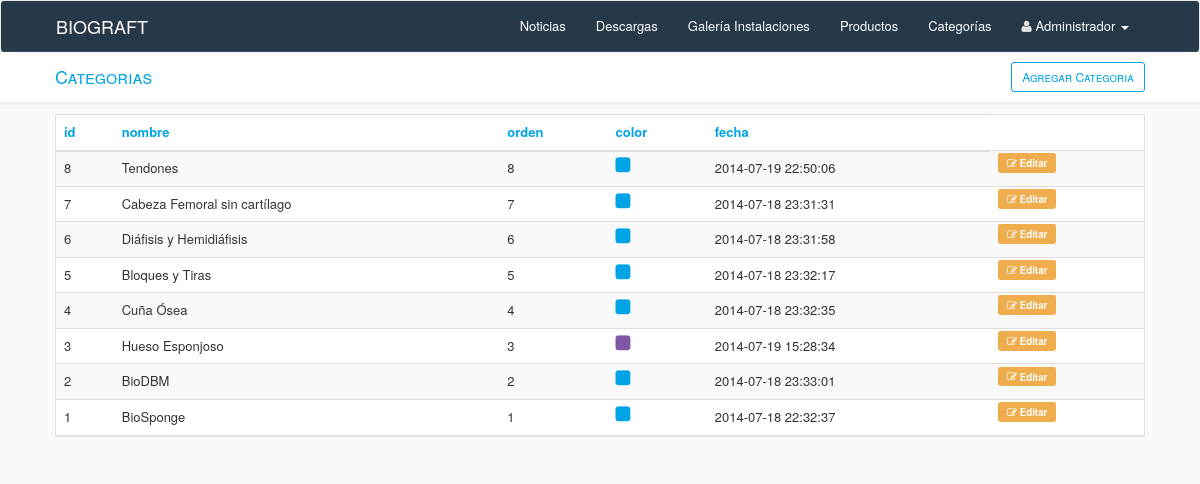
Page /categorias_admin.php on the committed database.
### tables this page shows
CREATE TABLE IF NOT EXISTS `categorias` (
  `id` int(255) NOT NULL auto_increment,
  `nombre` varchar(255) default NULL,
  `orden` int(255) default NULL,
  `color` varchar(255) default NULL,
  `fecha` timestamp NOT NULL default CURRENT_TIMESTAMP on update CURRENT_TIMESTAMP,
  PRIMARY KEY  (`id`)
);

### categorias_admin.php (the view, shortened to what this page needs)
<?php require_once('Connections/connection.php'); ?>
<?php
$query_categorias = "SELECT * FROM categorias ORDER BY orden DESC";
$categorias = mysql_query($query_categorias, $connection) or die(mysql_error());
$row_categorias = mysql_fetch_assoc($categorias);
?>
<?php include 'admin_layout/head.php';?>
<?php include 'admin_layout/header.php';?>
<div class="row titulo">
  <div class="col-xs-10">
    <h4>Categorias</h4>
  </div>
  <div class="col-xs-2">
    <a class="btn-ok btn-sm btn pull-right" href="categorias_add.php">Agregar Categoria</a>
  </div>
</div>
<div class="container-fluid">
  <div class="">
  <table style="width: 100%;" class="">
  <tbody><MM_REPEATEDREGION SOURCE="@@rs@@"><MM:DECORATION OUTLINE="Repeat" OUTLINEID=1>
    <tr>
      <td>
        <table class="table-hover table table-striped">
        <thead>
          <tr>
            <th>id</th>
            <th>nombre</th>
            <th>orden</th>
            <th>color</th>
            <th>fecha</th>
          </tr>
        </thead>
        <tbody>
          <?php do { ?>
          <tr>
            <td><?php echo $row_categorias['id']; ?></td>
            <td><?php echo $row_categorias['nombre']; ?></td>
            <td><?php echo $row_categorias['orden']; ?></td>
            <td><i class="fa fa-square fa-lg text-<?php echo $row_categorias['color']; ?>"></i></td>
            <td><?php echo $row_categorias['fecha']; ?></td>
            <td><a style="display: inline;" class="actn_editar" href="categorias_edit.php?id=<?php echo $row_categorias['id']; ?>"><i class="fa fa-pencil-square-o"></i> Editar</a>
            </td>
          </tr>
          <?php } while ($row_categorias = mysql_fetch_assoc($categorias)); ?>
        </tbody>
</table>
</body>
</html>

### admin_layout/head.php (shortened to what this page needs)
<!DOCTYPE html PUBLIC "-//W3C//DTD XHTML 1.0 Transitional//EN" "http://www.w3.org/TR/xhtml1/DTD/xhtml1-transitional.dtd">
<html xmlns="http://www.w3.org/1999/xhtml">
<head>
  <link rel="stylesheet" href="css/admin/admin.css">
  <link rel="stylesheet" href="css/font-awesome.min.css">
  <link rel="stylesheet" href="css/bootstrap-touch-carousel.css">
</head>
<body>

### admin_layout/header.php (shortened to what this page needs)
  <nav class="navbar navbar-default" role="navigation">
  <div class="container-fluid">
    <div class="navbar-header">
      <a class="navbar-brand" href="#">
        BIOGRAFT
      </a>
    </div>
    <div class="collapse navbar-collapse" id="bs-example-navbar-collapse-1">
      <ul class="nav navbar-nav navbar-right">
        <li><a href="noticias_admin.php">Noticias</a></li>
        <li><a href="descargas_admin.php">Descargas</a></li>
        <li><a href="tecnologia_admin.php">Galer&iacute;a Instalaciones</a></li>
        <li><a href="productos_admin.php">Productos</a></li>
        <li><a href="categorias_admin.php">Categor&iacute;as</a></li>
        <li class="dropdown">
          <a href="#" class="dropdown-toggle" data-toggle="dropdown"> <i class="fa text-primary fa-user"></i> Administrador <span class="caret"></span></a>
        </li>
      </ul>
    </div>
  </div>
</nav>

### rows in the picture
categorias: id "8", nombre "Tendones", orden "8", fecha "2014-07-19 22:50:06"
categorias: id "7", nombre "Cabeza Femoral sin cartílago", orden "7", fecha "2014-07-18 23:31:31"
categorias: id "6", nombre "Diáfisis y Hemidiáfisis", orden "6", fecha "2014-07-18 23:31:58"
categorias: id "5", nombre "Bloques y Tiras", orden "5", fecha "2014-07-18 23:32:17"
categorias: id "4", nombre "Cuña Ósea", orden "4", fecha "2014-07-18 23:32:35"
categorias: id "3", nombre "Hueso Esponjoso", orden "3", fecha "2014-07-19 15:28:34"
categorias: id "2", nombre "BioDBM", orden "2", fecha "2014-07-18 23:33:01"
categorias: id "1", nombre "BioSponge", orden "1", fecha "2014-07-18 22:32:37"
